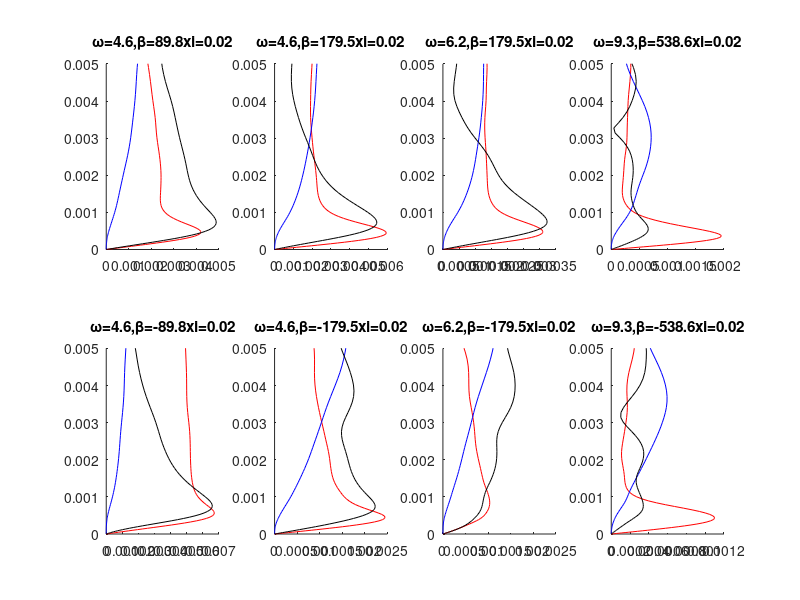
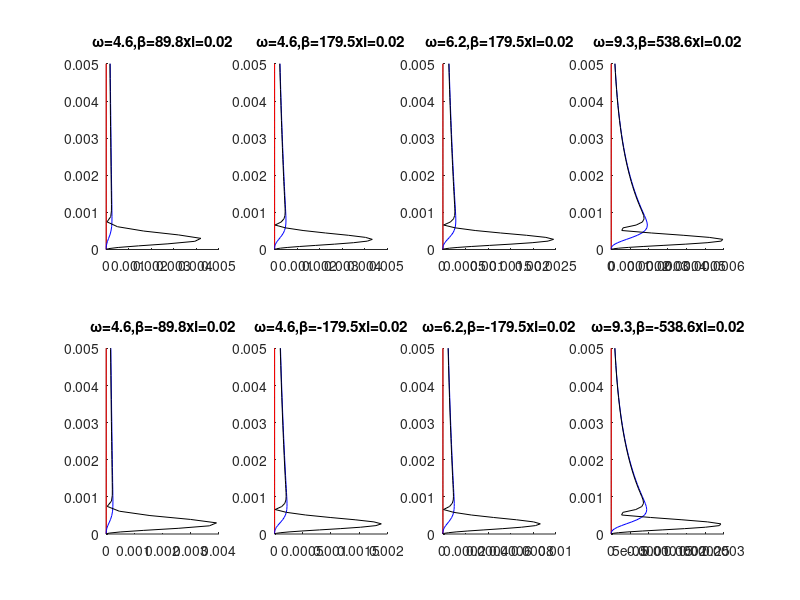

These charts were generated, in order, by the following MATLAB code: (Note: this script raises an error after producing the figures.)
clear all

D = load('modes_dns_largeL_3p.mat');
O = load('modes_opt_largeL_3p.mat');

%D = load('modes_dns_smallL_3p.mat');
%O = load('modes_opt_smallL_3p.mat');

ui = D.ui;
vi = D.vi;
wi = D.wi;
om = D.omega;
beta = D.beta;
ydns = D.ydns;
xi = D.xidns;


uo = O.uopt;
vo = O.vopt;
wo = O.wopt;
yopt = O.yopt;
xiopt = O.xiopt;
xfopt = O.xfopt;


figure('Position',[500,500,1000,500])
for i=1:8
    subplot(2,4,i)
    hold on
    plot(abs(ui{i}),ydns{i},'r')
    plot(abs(vi{i}),ydns{i},'b')
    plot(abs(wi{i}),ydns{i},'k')
    ylim([0,5e-3])
    title(['\omega=',num2str(om{i},'%1.1f'),',\beta=',num2str(beta{i},'%1.1f'),...
        'xi=',num2str(xi{i},'%1.2f')])
end

k = 1;
figure('Position',[500,500,1000,500])
for i=1:8
    subplot(2,4,i)
    hold on
    plot(abs(uo{i,k}),yopt{i},'r')
    plot(abs(vo{i,k}),yopt{i},'b')
    plot(abs(wo{i,k}),yopt{i},'k')
    ylim([0,5e-3])
    title(['\omega=',num2str(om{i},'%1.1f'),',\beta=',num2str(beta{i},'%1.1f'),...
        'xi=',num2str(xiopt{i},'%1.2f')])
end

sgtitle(['x_f=',num2str(xfopt(k))]) 